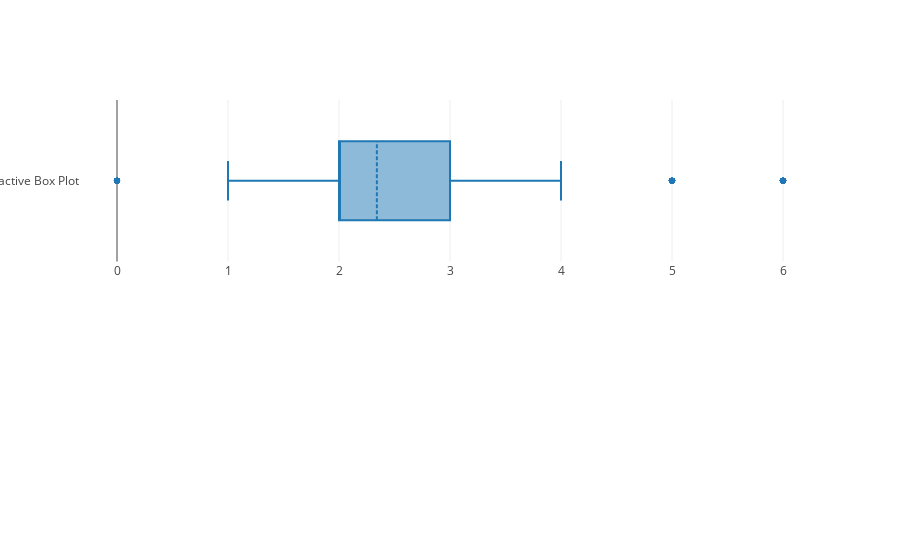
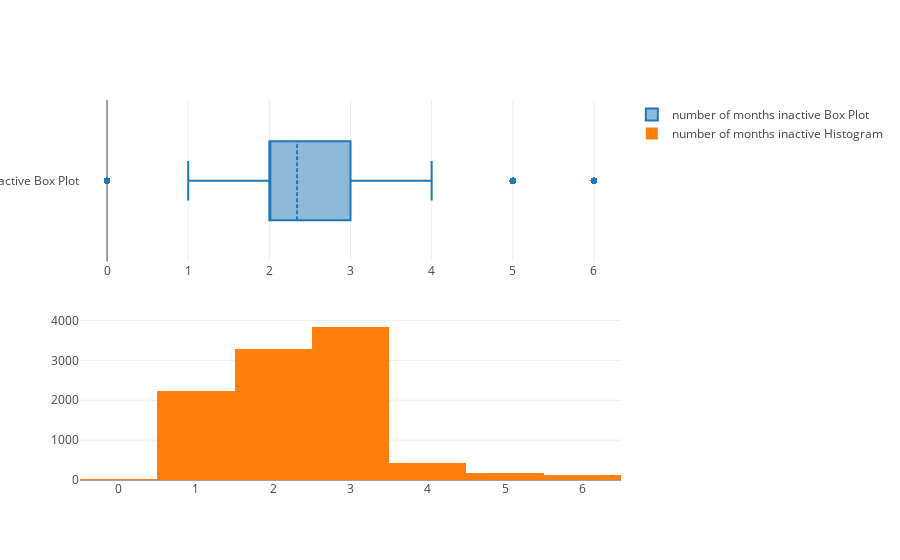
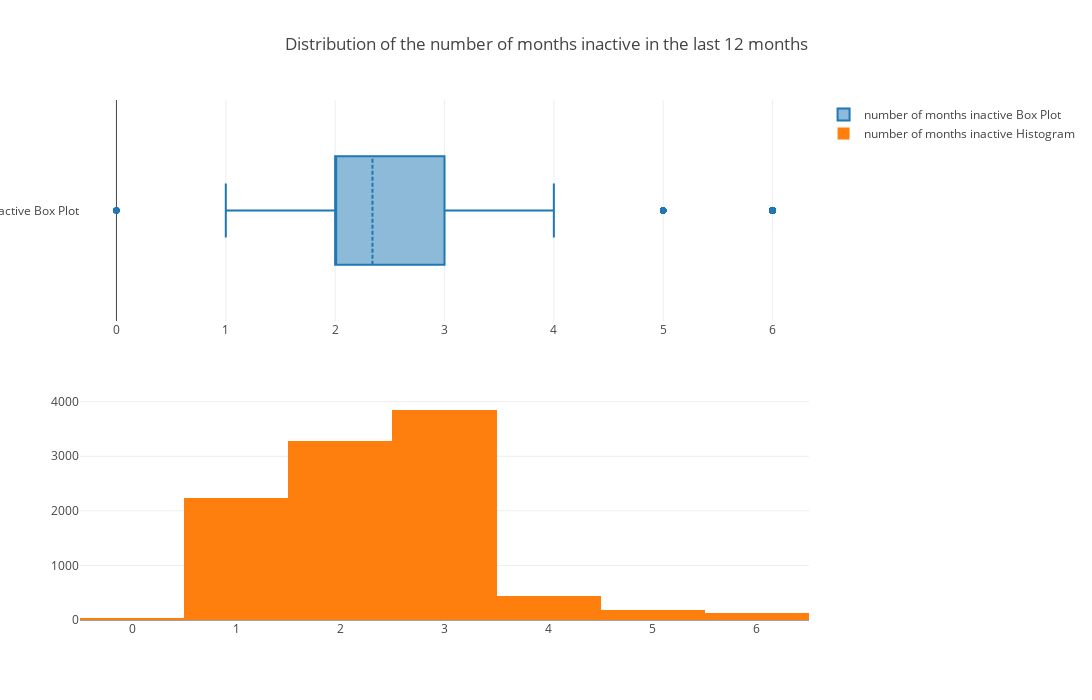
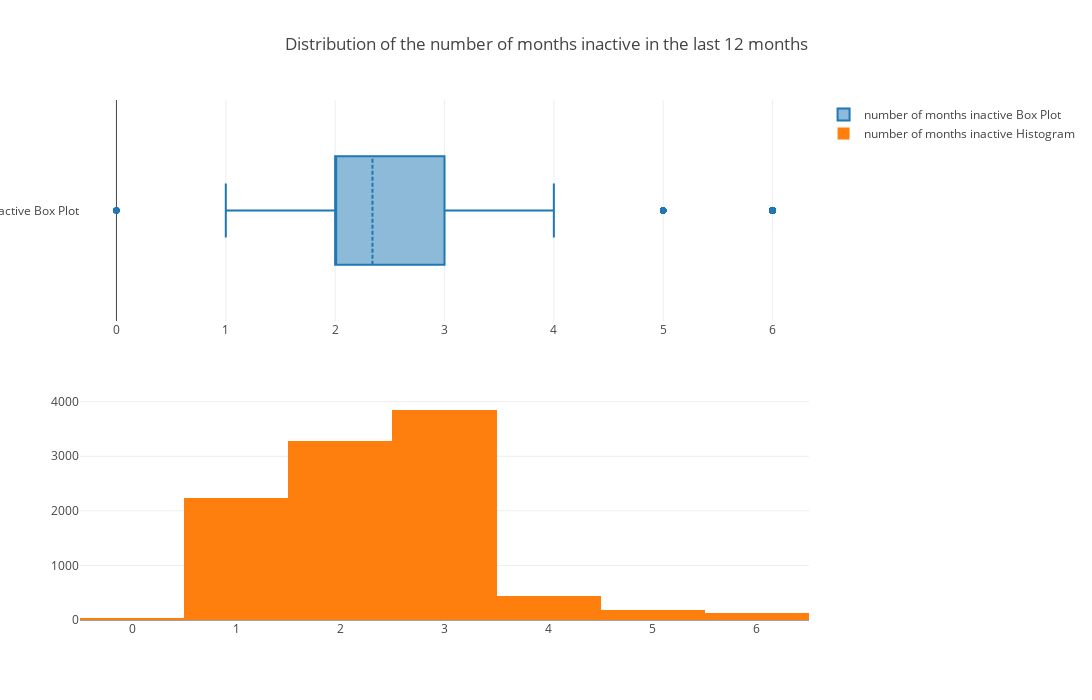

Write notebook code for charts like these, in order.
### Markdown cell above
<p style="text-align: center;"><span style='font-family: "Times New Roman", Times, serif; font-size: 24px;'>The distribution of the total number of products held by the customer seems closer to a uniform distribution and may appear useless as a predictor for churn status.</span></p>

### Code cell
fig = make_subplots(rows=2, cols=1)

tr1=go.Box(x=c_data['Months_Inactive_12_mon'],name='number of months inactive Box Plot',boxmean=True)
tr2=go.Histogram(x=c_data['Months_Inactive_12_mon'],name='number of months inactive Histogram')

fig.add_trace(tr1,row=1,col=1)
fig.add_trace(tr2,row=2,col=1)

fig.update_layout(height=700, width=1200, title_text="Distribution of the number of months inactive in the last 12 months")
fig.show()

### Figure 1 — Plotly figure (JSON) as saved in the notebook; plotly's stock layout.template omitted (floating-point values rounded to 4 significant figures; data arrays with more than 128 entries replaced by an {"elided": "..."} marker saying what was removed)
{"data": [{"boxmean": true, "name": "number of months inactive Box Plot", "type": "box", "x": {"elided": "10127 int values"}, "xaxis": "x", "yaxis": "y"}], "layout": {"xaxis": {"anchor": "y", "domain": [0, 1]}, "xaxis2": {"anchor": "y2", "domain": [0, 1]}, "yaxis": {"anchor": "x", "domain": [0.575, 1]}, "yaxis2": {"anchor": "x2", "domain": [0, 0.425]}}}

### Figure 2 — Plotly figure (JSON) as saved in the notebook; plotly's stock layout.template omitted (floating-point values rounded to 4 significant figures; data arrays with more than 128 entries replaced by an {"elided": "..."} marker saying what was removed)
{"data": [{"boxmean": true, "name": "number of months inactive Box Plot", "type": "box", "x": {"elided": "10127 int values"}, "xaxis": "x", "yaxis": "y"}, {"name": "number of months inactive Histogram", "type": "histogram", "x": {"elided": "10127 int values"}, "xaxis": "x2", "yaxis": "y2"}], "layout": {"xaxis": {"anchor": "y", "domain": [0, 1]}, "xaxis2": {"anchor": "y2", "domain": [0, 1]}, "yaxis": {"anchor": "x", "domain": [0.575, 1]}, "yaxis2": {"anchor": "x2", "domain": [0, 0.425]}}}

### Figure 3 — Plotly figure (JSON) as saved in the notebook; plotly's stock layout.template omitted (floating-point values rounded to 4 significant figures; data arrays with more than 128 entries replaced by an {"elided": "..."} marker saying what was removed)
{"data": [{"boxmean": true, "name": "number of months inactive Box Plot", "type": "box", "x": {"elided": "10127 int values"}, "xaxis": "x", "yaxis": "y"}, {"name": "number of months inactive Histogram", "type": "histogram", "x": {"elided": "10127 int values"}, "xaxis": "x2", "yaxis": "y2"}], "layout": {"height": 700, "title": {"text": "Distribution of the number of months inactive in the last 12 months"}, "width": 1200, "xaxis": {"anchor": "y", "domain": [0, 1]}, "xaxis2": {"anchor": "y2", "domain": [0, 1]}, "yaxis": {"anchor": "x", "domain": [0.575, 1]}, "yaxis2": {"anchor": "x2", "domain": [0, 0.425]}}}

### Figure 4 — Plotly figure (JSON) as saved in the notebook; plotly's stock layout.template omitted (floating-point values rounded to 4 significant figures; data arrays with more than 128 entries replaced by an {"elided": "..."} marker saying what was removed)
{"data": [{"boxmean": true, "name": "number of months inactive Box Plot", "type": "box", "x": {"elided": "10127 int values"}, "xaxis": "x", "yaxis": "y"}, {"name": "number of months inactive Histogram", "type": "histogram", "x": {"elided": "10127 int values"}, "xaxis": "x2", "yaxis": "y2"}], "layout": {"height": 700, "title": {"text": "Distribution of the number of months inactive in the last 12 months"}, "width": 1200, "xaxis": {"anchor": "y", "domain": [0, 1]}, "xaxis2": {"anchor": "y2", "domain": [0, 1]}, "yaxis": {"anchor": "x", "domain": [0.575, 1]}, "yaxis2": {"anchor": "x2", "domain": [0, 0.425]}}}
